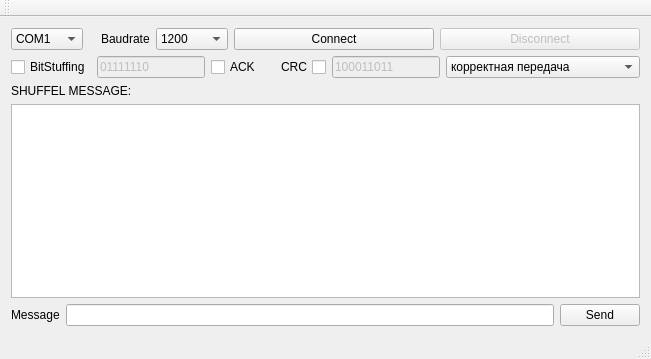
<?xml version="1.0" encoding="UTF-8"?>
<ui version="4.0">
 <class>MainWindow</class>
 <widget class="QMainWindow" name="MainWindow">
  <property name="geometry">
   <rect>
    <x>0</x>
    <y>0</y>
    <width>651</width>
    <height>359</height>
   </rect>
  </property>
  <property name="windowTitle">
   <string>MainWindow</string>
  </property>
  <widget class="QWidget" name="centralWidget">
   <layout class="QVBoxLayout" name="verticalLayout">
    <item>
     <layout class="QHBoxLayout" name="horizontalLayout_2">
      <item>
       <widget class="QComboBox" name="port_box">
        <item>
         <property name="text">
          <string>COM1</string>
         </property>
        </item>
        <item>
         <property name="text">
          <string>COM2</string>
         </property>
        </item>
        <item>
         <property name="text">
          <string>COM3</string>
         </property>
        </item>
        <item>
         <property name="text">
          <string>COM4</string>
         </property>
        </item>
        <item>
         <property name="text">
          <string>COM5</string>
         </property>
        </item>
        <item>
         <property name="text">
          <string>COM6</string>
         </property>
        </item>
        <item>
         <property name="text">
          <string>COM7</string>
         </property>
        </item>
        <item>
         <property name="text">
          <string>COM8</string>
         </property>
        </item>
        <item>
         <property name="text">
          <string>COM9</string>
         </property>
        </item>
        <item>
         <property name="text">
          <string>COM10</string>
         </property>
        </item>
        <item>
         <property name="text">
          <string>COM11</string>
         </property>
        </item>
        <item>
         <property name="text">
          <string>COM12</string>
         </property>
        </item>
       </widget>
      </item>
      <item>
       <spacer name="horizontalSpacer">
        <property name="orientation">
         <enum>Qt::Horizontal</enum>
        </property>
        <property name="sizeHint" stdset="0">
         <size>
          <width>40</width>
          <height>20</height>
         </size>
        </property>
       </spacer>
      </item>
      <item>
       <widget class="QLabel" name="label_2">
        <property name="text">
         <string>Baudrate</string>
        </property>
       </widget>
      </item>
      <item>
       <widget class="QComboBox" name="boud">
        <property name="currentText">
         <string>1200</string>
        </property>
        <item>
         <property name="text">
          <string>1200</string>
         </property>
        </item>
        <item>
         <property name="text">
          <string>2400</string>
         </property>
        </item>
        <item>
         <property name="text">
          <string>4800</string>
         </property>
        </item>
        <item>
         <property name="text">
          <string>9600</string>
         </property>
        </item>
        <item>
         <property name="text">
          <string>19200</string>
         </property>
        </item>
        <item>
         <property name="text">
          <string>38400</string>
         </property>
        </item>
        <item>
         <property name="text">
          <string>57600</string>
         </property>
        </item>
        <item>
         <property name="text">
          <string>115200</string>
         </property>
        </item>
       </widget>
      </item>
      <item>
       <widget class="QPushButton" name="connect_button">
        <property name="sizePolicy">
         <sizepolicy hsizetype="Fixed" vsizetype="Fixed">
          <horstretch>100</horstretch>
          <verstretch>0</verstretch>
         </sizepolicy>
        </property>
        <property name="minimumSize">
         <size>
          <width>200</width>
          <height>0</height>
         </size>
        </property>
        <property name="text">
         <string>Connect</string>
        </property>
       </widget>
      </item>
      <item>
       <widget class="QPushButton" name="disconnect_button">
        <property name="enabled">
         <bool>false</bool>
        </property>
        <property name="sizePolicy">
         <sizepolicy hsizetype="Fixed" vsizetype="Fixed">
          <horstretch>100</horstretch>
          <verstretch>0</verstretch>
         </sizepolicy>
        </property>
        <property name="minimumSize">
         <size>
          <width>200</width>
          <height>0</height>
         </size>
        </property>
        <property name="text">
         <string>Disconnect</string>
        </property>
       </widget>
      </item>
     </layout>
    </item>
    <item>
     <layout class="QHBoxLayout" name="horizontalLayout_3">
      <item>
       <widget class="QCheckBox" name="if_bit_staffing">
        <property name="text">
         <string>BitStuffing</string>
        </property>
        <property name="checkable">
         <bool>true</bool>
        </property>
        <property name="checked">
         <bool>false</bool>
        </property>
       </widget>
      </item>
      <item>
       <widget class="QLineEdit" name="staffing">
        <property name="enabled">
         <bool>false</bool>
        </property>
        <property name="sizePolicy">
         <sizepolicy hsizetype="Fixed" vsizetype="Fixed">
          <horstretch>0</horstretch>
          <verstretch>0</verstretch>
         </sizepolicy>
        </property>
        <property name="text">
         <string>01111110</string>
        </property>
       </widget>
      </item>
      <item>
       <widget class="QCheckBox" name="ack">
        <property name="text">
         <string>ACK</string>
        </property>
       </widget>
      </item>
      <item>
       <widget class="QCheckBox" name="if_crc">
        <property name="layoutDirection">
         <enum>Qt::RightToLeft</enum>
        </property>
        <property name="text">
         <string>CRC</string>
        </property>
       </widget>
      </item>
      <item>
       <widget class="QLineEdit" name="polinom">
        <property name="enabled">
         <bool>false</bool>
        </property>
        <property name="sizePolicy">
         <sizepolicy hsizetype="Fixed" vsizetype="Fixed">
          <horstretch>0</horstretch>
          <verstretch>0</verstretch>
         </sizepolicy>
        </property>
        <property name="text">
         <string>100011011</string>
        </property>
       </widget>
      </item>
      <item>
       <widget class="QComboBox" name="options">
        <item>
         <property name="text">
          <string>корректная передача</string>
         </property>
        </item>
        <item>
         <property name="text">
          <string>удаление случайного пакета</string>
         </property>
        </item>
        <item>
         <property name="text">
          <string>перемешивание пакетов</string>
         </property>
        </item>
       </widget>
      </item>
     </layout>
    </item>
    <item>
     <layout class="QHBoxLayout" name="horizontalLayout_4"/>
    </item>
    <item>
     <widget class="QLabel" name="shuffel_message">
      <property name="text">
       <string>SHUFFEL MESSAGE:</string>
      </property>
     </widget>
    </item>
    <item>
     <widget class="QListWidget" name="chat"/>
    </item>
    <item>
     <layout class="QHBoxLayout" name="horizontalLayout">
      <item>
       <widget class="QLabel" name="label">
        <property name="text">
         <string>Message</string>
        </property>
       </widget>
      </item>
      <item>
       <widget class="QLineEdit" name="mesage"/>
      </item>
      <item>
       <widget class="QPushButton" name="send_button">
        <property name="text">
         <string>Send</string>
        </property>
       </widget>
      </item>
     </layout>
    </item>
   </layout>
  </widget>
  <widget class="QMenuBar" name="menuBar">
   <property name="geometry">
    <rect>
     <x>0</x>
     <y>0</y>
     <width>651</width>
     <height>21</height>
    </rect>
   </property>
  </widget>
  <widget class="QToolBar" name="mainToolBar">
   <attribute name="toolBarArea">
    <enum>TopToolBarArea</enum>
   </attribute>
   <attribute name="toolBarBreak">
    <bool>false</bool>
   </attribute>
  </widget>
  <widget class="QStatusBar" name="statusBar"/>
 </widget>
 <layoutdefault spacing="6" margin="11"/>
 <resources/>
 <connections/>
</ui>
